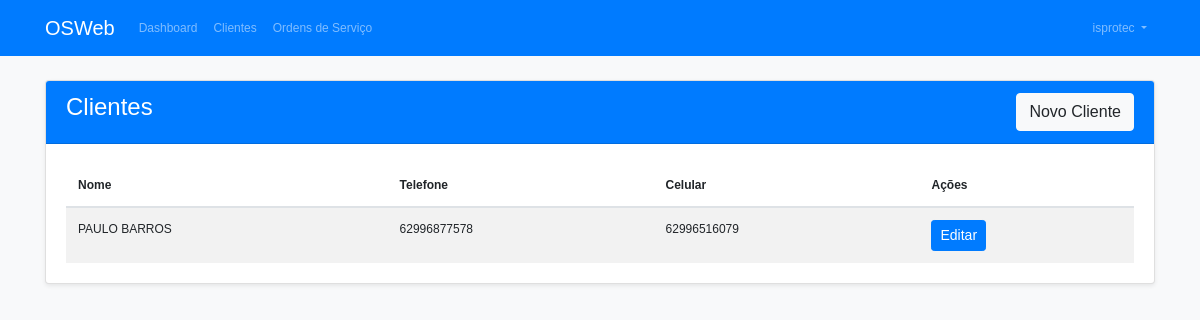
The app's page /cliente/ (signed in) with its own data.
### core/models.py (models this page shows, shortened)
class User(AbstractUser):
    is_empresa = models.BooleanField(default=False)
    is_tecnico = models.BooleanField(default=False)
    empresa = models.ForeignKey('Empresa', on_delete=models.CASCADE, null=True, blank=True)
    telefone = models.CharField(max_length=15, blank=True, null=True)
    endereco = models.CharField(max_length=200, blank=True, null=True)

class Cliente(models.Model):
    empresa = models.ForeignKey(Empresa, on_delete=models.CASCADE)
    nome = models.CharField(max_length=50)
    sobrenome = models.CharField(max_length=100)
    endereco = models.CharField(max_length=200)
    telefone = models.CharField(max_length=15, blank=True, null=True)
    celular = models.CharField(max_length=15, blank=True, null=True)

### core/views.py (the view)
# urls.py: path('cliente/', ClienteListView.as_view(), name='cliente_list'),
class ClienteListView(LoginRequiredMixin, UserPassesTestMixin, ListView):
    model = Cliente
    template_name = 'cliente/lista.html'
    context_object_name = 'clientes'
    def test_func(self):
        return self.request.user.is_empresa or self.request.user.is_tecnico
    def get_queryset(self):
        if self.request.user.is_empresa:
            return Cliente.objects.filter(empresa=self.request.user.empresa_user)
        elif self.request.user.is_tecnico:
            return Cliente.objects.filter(empresa=self.request.user.empresa)
        return Cliente.objects.none()

### core/templates/cliente/lista.html (shortened to what this page needs)
{% extends 'base.html' %}
{% block content %}
<div class="card">
    <div class="card-header bg-primary text-white d-flex justify-content-between">
        <h4>Clientes</h4>
        <a href="{% url 'cliente_create' %}" class="btn btn-light">Novo Cliente</a>
    </div>
    <div class="card-body">
        <table class="table table-striped">
            <thead>
                <tr>
                    <th>Nome</th>
                    <th>Telefone</th>
                    <th>Celular</th>
                    <th>Ações</th>
                </tr>
            </thead>
            <tbody>
                {% for cliente in clientes %}
                <tr>
                    <td>{{ cliente.nome }} {{ cliente.sobrenome }}</td>
                    <td>{{ cliente.telefone|default:"-" }}</td>
                    <td>{{ cliente.celular|default:"-" }}</td>
                    <td>
                        <a href="{% url 'cliente_update' cliente.pk %}" class="btn btn-sm btn-primary">Editar</a>
                    </td>
                </tr>
                {% empty %}
                <tr>
                    <td colspan="4">Nenhum cliente cadastrado</td>
                </tr>
                {% endfor %}
            </tbody>
        </table>
    </div>
</div>
{% endblock %}

### core/templates/base.html (shortened to what this page needs)
{% load static %}
<!DOCTYPE html>
<html lang="pt-br">
<head>
    <link rel="stylesheet" href="https://stackpath.bootstrapcdn.com/bootstrap/4.5.2/css/bootstrap.min.css">
    <link rel="stylesheet" href="https://cdnjs.cloudflare.com/ajax/libs/font-awesome/5.15.1/css/all.min.css">
    <link href="{% static 'css/style.css' %}" rel="stylesheet">
</head>
<body>
    <nav class="navbar navbar-expand-lg navbar-dark bg-primary">
        <div class="container">
            <a class="navbar-brand" href="{% url 'empresa_dashboard' %}">OSWeb</a>
            <div class="collapse navbar-collapse" id="navbarNav">
                <ul class="navbar-nav mr-auto">
                    {% if user.is_authenticated %}
                        {% if user.is_empresa %}
                            <li class="nav-item">
                                <a class="nav-link" href="{% url 'empresa_dashboard' %}">Dashboard</a>
                            </li>
                            <li class="nav-item">
                                <a class="nav-link" href="{% url 'cliente_list' %}">Clientes</a>
                            </li>
                            <li class="nav-item">
                                <a class="nav-link" href="{% url 'ordem_servico_list' %}">Ordens de Serviço</a>
                            </li>
                        {% elif user.is_tecnico %}
                            <li class="nav-item">
                                <a class="nav-link" href="{% url 'ordem_servico_list' %}">Ordens de Serviço</a>
                            </li>
                        {% endif %}
                    {% endif %}
                </ul>
                <ul class="navbar-nav">
                    {% if user.is_authenticated %}
                        <li class="nav-item dropdown">
                            <a class="nav-link dropdown-toggle" href="#" id="navbarDropdown" role="button" data-toggle="dropdown">
                                {{ user.username }}
                            </a>
                        </li>
                    {% endif %}
                </ul>
            </div>
        </div>
    </nav>
    <div class="container mt-4">
        {% block content %}{% endblock %}
    </div>
</body>
</html>

### core/static/css/style.css (style rules this page uses)
body { background-color: #f8f9fa; }
.card { box-shadow: 0 0.125rem 0.25rem rgba(0, 0, 0, 0.075); margin-bottom: 20px; }
.card-header { font-weight: bold; }
.navbar { margin-bottom: 20px; }
.table { margin-bottom: 0; }
.table th { border-top: none; }
.card { margin-bottom: 20px; }
.card-header { font-weight: bold; background-color: #f8f9fa; }
body { font-family: Arial, sans-serif; font-size: 12px; color: #000; }

### records on screen
User: username "isprotec"
Cliente: nome "PAULO", sobrenome "BARROS", telefone "62996877578", celular "62996516079"
